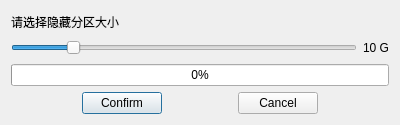
<?xml version="1.0" encoding="UTF-8"?>
<ui version="4.0">
 <class>CFormatDlg</class>
 <widget class="QDialog" name="CFormatDlg">
  <property name="geometry">
   <rect>
    <x>0</x>
    <y>0</y>
    <width>400</width>
    <height>125</height>
   </rect>
  </property>
  <property name="windowTitle">
   <string>分区窗口</string>
  </property>
  <layout class="QVBoxLayout" name="verticalLayout">
   <item>
    <widget class="QLabel" name="lbStatus">
     <property name="text">
      <string>请选择隐藏分区大小</string>
     </property>
     <property name="scaledContents">
      <bool>false</bool>
     </property>
     <property name="wordWrap">
      <bool>false</bool>
     </property>
    </widget>
   </item>
   <item>
    <layout class="QHBoxLayout" name="hlSizeSelect">
     <item>
      <widget class="QSlider" name="hsSize">
       <property name="minimum">
        <number>0</number>
       </property>
       <property name="maximum">
        <number>60</number>
       </property>
       <property name="value">
        <number>10</number>
       </property>
       <property name="orientation">
        <enum>Qt::Horizontal</enum>
       </property>
       <property name="tickPosition">
        <enum>QSlider::NoTicks</enum>
       </property>
      </widget>
     </item>
     <item>
      <widget class="QLabel" name="lbSize">
       <property name="text">
        <string>10 G</string>
       </property>
      </widget>
     </item>
    </layout>
   </item>
   <item>
    <widget class="QProgressBar" name="progressBar">
     <property name="value">
      <number>0</number>
     </property>
    </widget>
   </item>
   <item>
    <layout class="QHBoxLayout" name="horizontalLayout_2">
     <item>
      <spacer name="horizontalSpacer">
       <property name="orientation">
        <enum>Qt::Horizontal</enum>
       </property>
       <property name="sizeHint" stdset="0">
        <size>
         <width>40</width>
         <height>20</height>
        </size>
       </property>
      </spacer>
     </item>
     <item>
      <widget class="QPushButton" name="pbConfirm">
       <property name="text">
        <string>Confirm</string>
       </property>
      </widget>
     </item>
     <item>
      <spacer name="horizontalSpacer_2">
       <property name="orientation">
        <enum>Qt::Horizontal</enum>
       </property>
       <property name="sizeHint" stdset="0">
        <size>
         <width>40</width>
         <height>20</height>
        </size>
       </property>
      </spacer>
     </item>
     <item>
      <widget class="QPushButton" name="pbCancel">
       <property name="text">
        <string>Cancel</string>
       </property>
      </widget>
     </item>
     <item>
      <spacer name="horizontalSpacer_3">
       <property name="orientation">
        <enum>Qt::Horizontal</enum>
       </property>
       <property name="sizeHint" stdset="0">
        <size>
         <width>40</width>
         <height>20</height>
        </size>
       </property>
      </spacer>
     </item>
    </layout>
   </item>
  </layout>
 </widget>
 <resources/>
 <connections>
  <connection>
   <sender>hsSize</sender>
   <signal>valueChanged(int)</signal>
   <receiver>CFormatDlg</receiver>
   <slot>sltValueChanged(int)</slot>
   <hints>
    <hint type="sourcelabel">
     <x>91</x>
     <y>46</y>
    </hint>
    <hint type="destinationlabel">
     <x>354</x>
     <y>77</y>
    </hint>
   </hints>
  </connection>
  <connection>
   <sender>pbConfirm</sender>
   <signal>clicked()</signal>
   <receiver>CFormatDlg</receiver>
   <slot>sltConfirm()</slot>
   <hints>
    <hint type="sourcelabel">
     <x>133</x>
     <y>87</y>
    </hint>
    <hint type="destinationlabel">
     <x>183</x>
     <y>97</y>
    </hint>
   </hints>
  </connection>
  <connection>
   <sender>pbCancel</sender>
   <signal>clicked()</signal>
   <receiver>CFormatDlg</receiver>
   <slot>reject()</slot>
   <hints>
    <hint type="sourcelabel">
     <x>288</x>
     <y>81</y>
    </hint>
    <hint type="destinationlabel">
     <x>322</x>
     <y>94</y>
    </hint>
   </hints>
  </connection>
 </connections>
 <slots>
  <slot>sltValueChanged(int)</slot>
  <slot>sltConfirm()</slot>
 </slots>
</ui>
